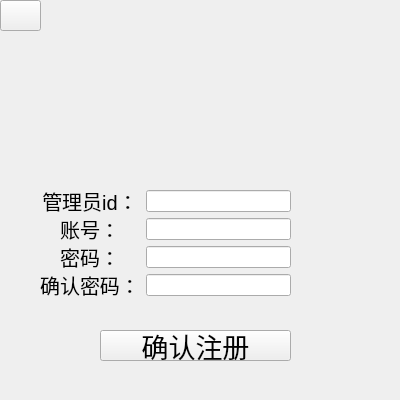
<?xml version="1.0" encoding="UTF-8"?>
<ui version="4.0">
 <class>Register</class>
 <widget class="QWidget" name="Register">
  <property name="geometry">
   <rect>
    <x>0</x>
    <y>0</y>
    <width>400</width>
    <height>400</height>
   </rect>
  </property>
  <property name="windowTitle">
   <string>Form</string>
  </property>
  <widget class="QPushButton" name="pushButton">
   <property name="geometry">
    <rect>
     <x>100</x>
     <y>330</y>
     <width>191</width>
     <height>31</height>
    </rect>
   </property>
   <property name="sizePolicy">
    <sizepolicy hsizetype="Expanding" vsizetype="Expanding">
     <horstretch>0</horstretch>
     <verstretch>0</verstretch>
    </sizepolicy>
   </property>
   <property name="font">
    <font>
     <pointsize>20</pointsize>
    </font>
   </property>
   <property name="text">
    <string>确认注册</string>
   </property>
  </widget>
  <widget class="QLabel" name="label_movie">
   <property name="geometry">
    <rect>
     <x>-10</x>
     <y>-10</y>
     <width>421</width>
     <height>201</height>
    </rect>
   </property>
   <property name="styleSheet">
    <string notr="true">border-image: url(:/Image/movie2.png);</string>
   </property>
   <property name="text">
    <string/>
   </property>
  </widget>
  <widget class="QWidget" name="layoutWidget">
   <property name="geometry">
    <rect>
     <x>40</x>
     <y>190</y>
     <width>251</width>
     <height>106</height>
    </rect>
   </property>
   <layout class="QGridLayout" name="gridLayout" columnstretch="1,4">
    <item row="3" column="1">
     <widget class="QLineEdit" name="lineEdit_pass2">
      <property name="sizePolicy">
       <sizepolicy hsizetype="Expanding" vsizetype="Expanding">
        <horstretch>0</horstretch>
        <verstretch>0</verstretch>
       </sizepolicy>
      </property>
     </widget>
    </item>
    <item row="0" column="1">
     <widget class="QLineEdit" name="lineEdit_id">
      <property name="sizePolicy">
       <sizepolicy hsizetype="Expanding" vsizetype="Expanding">
        <horstretch>0</horstretch>
        <verstretch>0</verstretch>
       </sizepolicy>
      </property>
     </widget>
    </item>
    <item row="3" column="0">
     <widget class="QLabel" name="label_2">
      <property name="sizePolicy">
       <sizepolicy hsizetype="Expanding" vsizetype="Expanding">
        <horstretch>0</horstretch>
        <verstretch>0</verstretch>
       </sizepolicy>
      </property>
      <property name="font">
       <font>
        <pointsize>15</pointsize>
       </font>
      </property>
      <property name="text">
       <string>确认密码：</string>
      </property>
      <property name="alignment">
       <set>Qt::AlignCenter</set>
      </property>
     </widget>
    </item>
    <item row="2" column="1">
     <widget class="QLineEdit" name="lineEdit_pass">
      <property name="sizePolicy">
       <sizepolicy hsizetype="Expanding" vsizetype="Expanding">
        <horstretch>0</horstretch>
        <verstretch>0</verstretch>
       </sizepolicy>
      </property>
     </widget>
    </item>
    <item row="1" column="0">
     <widget class="QLabel" name="label_acc">
      <property name="sizePolicy">
       <sizepolicy hsizetype="Expanding" vsizetype="Expanding">
        <horstretch>0</horstretch>
        <verstretch>0</verstretch>
       </sizepolicy>
      </property>
      <property name="font">
       <font>
        <pointsize>15</pointsize>
       </font>
      </property>
      <property name="text">
       <string>账号：</string>
      </property>
      <property name="alignment">
       <set>Qt::AlignCenter</set>
      </property>
     </widget>
    </item>
    <item row="0" column="0">
     <widget class="QLabel" name="label_id">
      <property name="sizePolicy">
       <sizepolicy hsizetype="Expanding" vsizetype="Expanding">
        <horstretch>0</horstretch>
        <verstretch>0</verstretch>
       </sizepolicy>
      </property>
      <property name="font">
       <font>
        <pointsize>15</pointsize>
       </font>
      </property>
      <property name="text">
       <string>管理员id：</string>
      </property>
      <property name="alignment">
       <set>Qt::AlignCenter</set>
      </property>
     </widget>
    </item>
    <item row="2" column="0">
     <widget class="QLabel" name="label_pass">
      <property name="sizePolicy">
       <sizepolicy hsizetype="Expanding" vsizetype="Expanding">
        <horstretch>0</horstretch>
        <verstretch>0</verstretch>
       </sizepolicy>
      </property>
      <property name="font">
       <font>
        <pointsize>15</pointsize>
       </font>
      </property>
      <property name="text">
       <string>密码：</string>
      </property>
      <property name="alignment">
       <set>Qt::AlignCenter</set>
      </property>
     </widget>
    </item>
    <item row="1" column="1">
     <widget class="QLineEdit" name="lineEdit_acc">
      <property name="sizePolicy">
       <sizepolicy hsizetype="Expanding" vsizetype="Expanding">
        <horstretch>0</horstretch>
        <verstretch>0</verstretch>
       </sizepolicy>
      </property>
     </widget>
    </item>
   </layout>
  </widget>
  <widget class="QPushButton" name="pushButton_back">
   <property name="geometry">
    <rect>
     <x>0</x>
     <y>0</y>
     <width>41</width>
     <height>31</height>
    </rect>
   </property>
   <property name="styleSheet">
    <string notr="true">border-image: url(:/Image/s.png);</string>
   </property>
   <property name="text">
    <string/>
   </property>
  </widget>
  <zorder>layoutWidget</zorder>
  <zorder>label_movie</zorder>
  <zorder>pushButton</zorder>
  <zorder>pushButton_back</zorder>
 </widget>
 <resources/>
 <connections/>
</ui>
